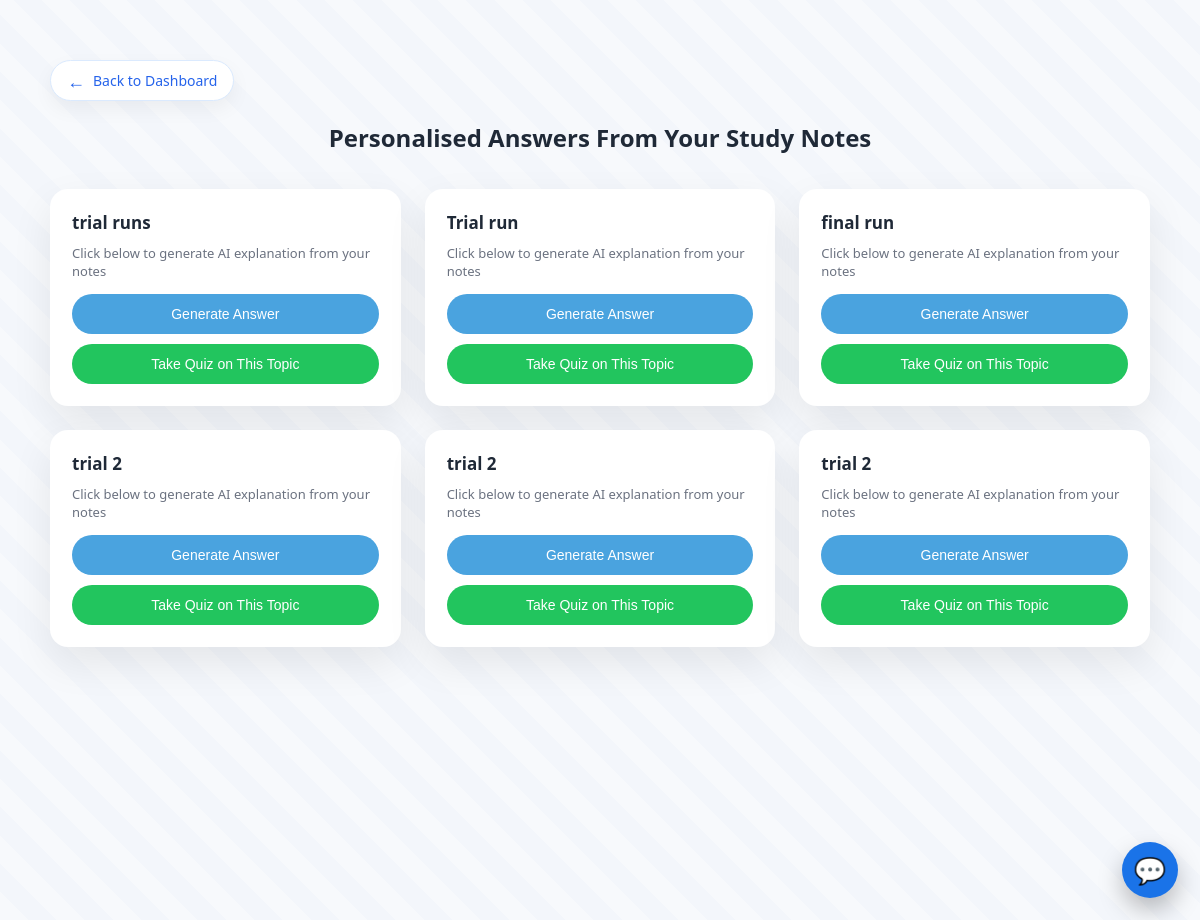
/materials/ (signed in), run on the app's committed database.
### pilot/models.py (models this page shows, shortened)
class StudyMaterial(models.Model):
    student = models.ForeignKey(Student, on_delete=models.CASCADE)
    title = models.CharField(max_length=200)
    pdf = models.FileField(upload_to="pdfs/")
    extracted_text = models.TextField(blank=True)
    cleaned_text = models.TextField(blank=True)
    uploaded_at = models.DateTimeField(auto_now_add=True)

### pilot/views.py (the view)
# urls.py: path("materials/", material_view, name="material_view"),
@login_required
def material_view(request):
    materials = StudyMaterial.objects.filter(
        student=request.user
    ).order_by("-uploaded_at")
    return render(
        request,
        "pilot/material_view.html",
        {
            "materials": materials
        }
    )

### pilot/templates/pilot/material_view.html (shortened to what this page needs)
<!DOCTYPE html>
<html lang="en">
<head>
</head>
<body>
<div class="wrapper">
    <a href="{% url 'dashboard' %}" class="back-btn">
        <span>←</span> Back to Dashboard
    </a>
    <h2>Personalised Answers From Your Study Notes</h2>
    <div class="grid">
    {% for material in materials %}
        <div class="card">
            <h3>{{ material.title }}</h3>
            <div class="hint">
                Click below to generate AI explanation from your notes
            </div>
            <button onclick="askAI({{ material.id }})">
                Generate Answer
            </button>
            <button class="quiz-btn"
                    onclick="goToQuiz({{ material.id }})">
                Take Quiz on This Topic
            </button>
        </div>
    {% endfor %}
    </div>
<div onclick="toggleChatbot()"
     style="
        position:fixed;
        bottom:22px;
        right:22px;
        width:56px;
        height:56px;
        background:#1a73e8;
        color:white;
        font-size:26px;
        border-radius:50%;
        display:flex;
        align-items:center;
        justify-content:center;
        cursor:pointer;
        box-shadow:0 12px 25px rgba(0,0,0,0.25);
        z-index:9999;
     ">
    💬
</div>
</div>
</body>
</html>

### pilot/templates/pilot/material_view.html (style rules this page uses)
:root { --primary: #4aa3df; --primary-light: #eaf5fc; --text-dark: #1f2937; --text-muted: #6b7280; }
body { margin: 0; min-height: 100vh; font-family: "Segoe UI", Roboto, sans-serif; background: repeating-linear-gradient( 45deg, #f7f9fc, #f7f9fc 20px, #f3f6fb 20px, #f3f6fb 40px ); display: flex; justify-content: center; align-items: flex-start; padding: 60px 20px; }
.wrapper { width: 100%; max-width: 1100px; }
h2 { text-align: center; margin-bottom: 35px; color: var(--text-dark); font-weight: 600; }
.grid { display: grid; grid-template-columns: repeat(auto-fill, minmax(340px, 1fr)); gap: 24px; }
.card { background: #ffffff; padding: 22px; border-radius: 18px; box-shadow: 0 16px 40px rgba(0,0,0,0.08); display: flex; flex-direction: column; transition: transform 0.2s ease, box-shadow 0.2s ease; }
.card h3 { margin: 0 0 10px; color: var(--text-dark); font-size: 17px; font-weight: 600; }
.hint { font-size: 13px; color: var(--text-muted); margin-bottom: 14px; }
button { margin-top: auto; padding: 12px; width: 100%; border: none; border-radius: 999px; background: var(--primary); color: white; font-size: 14px; font-weight: 500; cursor: pointer; transition: background 0.2s ease, transform 0.1s ease; }
.quiz-btn { margin-top: 10px; background: #22c55e; }
.back-btn { display: inline-flex; align-items: center; gap: 8px; padding: 10px 16px; border-radius: 999px; background: #ffffff; border: 1px solid #dbeafe; color: #2563eb; font-size: 14px; font-weight: 500; cursor: pointer; text-decoration: none; box-shadow: 0 8px 20px rgba(0,0,0,0.05); transition: all 0.2s ease; }
.back-btn span { font-size: 18px; line-height: 1; }

### data on the page
StudyMaterial: title "trial runs"
StudyMaterial: title "Trial run"
StudyMaterial: title "final run"
StudyMaterial: title "trial 2"
StudyMaterial: title "trial 2"
StudyMaterial: title "trial 2"
